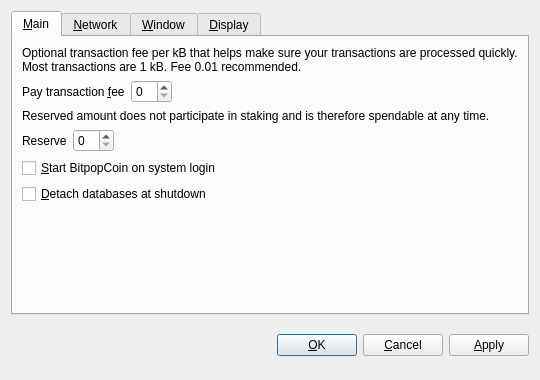
<?xml version="1.0" encoding="UTF-8"?>
<ui version="4.0">
 <class>OptionsDialog</class>
 <widget class="QDialog" name="OptionsDialog">
  <property name="geometry">
   <rect>
    <x>0</x>
    <y>0</y>
    <width>540</width>
    <height>380</height>
   </rect>
  </property>
  <property name="windowTitle">
   <string>Options</string>
  </property>
  <property name="modal">
   <bool>true</bool>
  </property>
  <layout class="QVBoxLayout" name="verticalLayout">
   <item>
    <widget class="QTabWidget" name="tabWidget">
     <property name="tabPosition">
      <enum>QTabWidget::North</enum>
     </property>
     <property name="currentIndex">
      <number>0</number>
     </property>
     <widget class="QWidget" name="tabMain">
      <attribute name="title">
       <string>&amp;Main</string>
      </attribute>
      <layout class="QVBoxLayout" name="verticalLayout_Main">
       <item>
        <widget class="QLabel" name="transactionFeeInfoLabel">
         <property name="text">
          <string>Optional transaction fee per kB that helps make sure your transactions are processed quickly. Most transactions are 1 kB. Fee 0.01 recommended.</string>
         </property>
         <property name="textFormat">
          <enum>Qt::PlainText</enum>
         </property>
         <property name="wordWrap">
          <bool>true</bool>
         </property>
        </widget>
       </item>
       <item>
        <layout class="QHBoxLayout" name="horizontalLayoutFee">
         <item>
          <widget class="QLabel" name="transactionFeeLabel">
           <property name="text">
            <string>Pay transaction &amp;fee</string>
           </property>
           <property name="textFormat">
            <enum>Qt::PlainText</enum>
           </property>
           <property name="buddy">
            <cstring>transactionFee</cstring>
           </property>
          </widget>
         </item>
         <item>
          <widget class="BitcoinAmountField" name="transactionFee"/>
         </item>
         <item>
          <spacer name="horizontalSpacerFee">
           <property name="orientation">
            <enum>Qt::Horizontal</enum>
           </property>
           <property name="sizeHint" stdset="0">
            <size>
             <width>40</width>
             <height>20</height>
            </size>
           </property>
          </spacer>
         </item>
        </layout>
       </item>
       <item>
        <widget class="QLabel" name="reserveBalanceInfoLabel">
         <property name="text">
          <string>Reserved amount does not participate in staking and is therefore spendable at any time.</string>
         </property>
         <property name="textFormat">
          <enum>Qt::PlainText</enum>
         </property>
         <property name="wordWrap">
          <bool>true</bool>
         </property>
        </widget>
       </item>
       <item>
        <layout class="QHBoxLayout" name="horizontalLayoutReserveBalance">
         <item>
          <widget class="QLabel" name="reserveBalanceLabel">
           <property name="text">
            <string>Reserve</string>
           </property>
           <property name="textFormat">
            <enum>Qt::PlainText</enum>
           </property>
           <property name="buddy">
            <cstring>reserveBalance</cstring>
           </property>
          </widget>
         </item>
         <item>
          <widget class="BitcoinAmountField" name="reserveBalance"/>
         </item>
         <item>
          <spacer name="horizontalSpacerReserveBalance">
           <property name="orientation">
            <enum>Qt::Horizontal</enum>
           </property>
           <property name="sizeHint" stdset="0">
            <size>
             <width>40</width>
             <height>20</height>
            </size>
           </property>
          </spacer>
         </item>
        </layout>
       </item>
       <item>
        <widget class="QCheckBox" name="bitcoinAtStartup">
         <property name="toolTip">
          <string>Automatically start BitpopCoin after logging in to the system.</string>
         </property>
         <property name="text">
          <string>&amp;Start BitpopCoin on system login</string>
         </property>
        </widget>
       </item>
       <item>
        <widget class="QCheckBox" name="detachDatabases">
         <property name="toolTip">
          <string>Detach block and address databases at shutdown. This means they can be moved to another data directory, but it slows down shutdown. The wallet is always detached.</string>
         </property>
         <property name="text">
          <string>&amp;Detach databases at shutdown</string>
         </property>
        </widget>
       </item>
       <item>
        <spacer name="verticalSpacer_Main">
         <property name="orientation">
          <enum>Qt::Vertical</enum>
         </property>
         <property name="sizeHint" stdset="0">
          <size>
           <width>20</width>
           <height>40</height>
          </size>
         </property>
        </spacer>
       </item>
      </layout>
     </widget>
     <widget class="QWidget" name="tabNetwork">
      <attribute name="title">
       <string>&amp;Network</string>
      </attribute>
      <layout class="QVBoxLayout" name="verticalLayout_Network">
       <item>
        <widget class="QCheckBox" name="mapPortUpnp">
         <property name="toolTip">
          <string>Automatically open the BitpopCoin client port on the router. This only works when your router supports UPnP and it is enabled.</string>
         </property>
         <property name="text">
          <string>Map port using &amp;UPnP</string>
         </property>
        </widget>
       </item>
       <item>
        <widget class="QCheckBox" name="connectSocks">
         <property name="toolTip">
          <string>Connect to the BitpopCoin network through a SOCKS proxy (e.g. when connecting through Tor).</string>
         </property>
         <property name="text">
          <string>&amp;Connect through SOCKS proxy:</string>
         </property>
        </widget>
       </item>
       <item>
        <layout class="QHBoxLayout" name="horizontalLayout_Network">
         <item>
          <widget class="QLabel" name="proxyIpLabel">
           <property name="text">
            <string>Proxy &amp;IP:</string>
           </property>
           <property name="textFormat">
            <enum>Qt::PlainText</enum>
           </property>
           <property name="buddy">
            <cstring>proxyIp</cstring>
           </property>
          </widget>
         </item>
         <item>
          <widget class="QValidatedLineEdit" name="proxyIp">
           <property name="maximumSize">
            <size>
             <width>140</width>
             <height>16777215</height>
            </size>
           </property>
           <property name="toolTip">
            <string>IP address of the proxy (e.g. 127.0.0.1)</string>
           </property>
          </widget>
         </item>
         <item>
          <widget class="QLabel" name="proxyPortLabel">
           <property name="text">
            <string>&amp;Port:</string>
           </property>
           <property name="textFormat">
            <enum>Qt::PlainText</enum>
           </property>
           <property name="buddy">
            <cstring>proxyPort</cstring>
           </property>
          </widget>
         </item>
         <item>
          <widget class="QLineEdit" name="proxyPort">
           <property name="maximumSize">
            <size>
             <width>55</width>
             <height>16777215</height>
            </size>
           </property>
           <property name="toolTip">
            <string>Port of the proxy (e.g. 9050)</string>
           </property>
          </widget>
         </item>
         <item>
          <widget class="QLabel" name="socksVersionLabel">
           <property name="text">
            <string>SOCKS &amp;Version:</string>
           </property>
           <property name="textFormat">
            <enum>Qt::PlainText</enum>
           </property>
           <property name="buddy">
            <cstring>socksVersion</cstring>
           </property>
          </widget>
         </item>
         <item>
          <widget class="QValueComboBox" name="socksVersion">
           <property name="toolTip">
            <string>SOCKS version of the proxy (e.g. 5)</string>
           </property>
          </widget>
         </item>
         <item>
          <spacer name="horizontalSpacer_Network">
           <property name="orientation">
            <enum>Qt::Horizontal</enum>
           </property>
           <property name="sizeHint" stdset="0">
            <size>
             <width>40</width>
             <height>20</height>
            </size>
           </property>
          </spacer>
         </item>
        </layout>
       </item>
       <item>
        <spacer name="verticalSpacer_Network">
         <property name="orientation">
          <enum>Qt::Vertical</enum>
         </property>
         <property name="sizeHint" stdset="0">
          <size>
           <width>20</width>
           <height>40</height>
          </size>
         </property>
        </spacer>
       </item>
      </layout>
     </widget>
     <widget class="QWidget" name="tabWindow">
      <attribute name="title">
       <string>&amp;Window</string>
      </attribute>
      <layout class="QVBoxLayout" name="verticalLayout_Window">
       <item>
        <widget class="QCheckBox" name="minimizeToTray">
         <property name="toolTip">
          <string>Show only a tray icon after minimizing the window.</string>
         </property>
         <property name="text">
          <string>&amp;Minimize to the tray instead of the taskbar</string>
         </property>
        </widget>
       </item>
       <item>
        <widget class="QCheckBox" name="minimizeOnClose">
         <property name="toolTip">
          <string>Minimize instead of exit the application when the window is closed. When this option is enabled, the application will be closed only after selecting Quit in the menu.</string>
         </property>
         <property name="text">
          <string>M&amp;inimize on close</string>
         </property>
        </widget>
       </item>
       <item>
        <spacer name="verticalSpacer_Window">
         <property name="orientation">
          <enum>Qt::Vertical</enum>
         </property>
         <property name="sizeHint" stdset="0">
          <size>
           <width>20</width>
           <height>40</height>
          </size>
         </property>
        </spacer>
       </item>
      </layout>
     </widget>
     <widget class="QWidget" name="tabDisplay">
      <attribute name="title">
       <string>&amp;Display</string>
      </attribute>
      <layout class="QVBoxLayout" name="verticalLayout_Display">
       <item>
        <layout class="QHBoxLayout" name="horizontalLayout_1_Display">
         <item>
          <widget class="QLabel" name="langLabel">
           <property name="text">
            <string>User Interface &amp;language:</string>
           </property>
           <property name="textFormat">
            <enum>Qt::PlainText</enum>
           </property>
           <property name="buddy">
            <cstring>lang</cstring>
           </property>
          </widget>
         </item>
         <item>
          <widget class="QValueComboBox" name="lang">
           <property name="toolTip">
            <string>The user interface language can be set here. This setting will take effect after restarting BitpopCoin.</string>
           </property>
          </widget>
         </item>
        </layout>
       </item>
       <item>
        <layout class="QHBoxLayout" name="horizontalLayout_2_Display">
         <item>
          <widget class="QLabel" name="unitLabel">
           <property name="text">
            <string>&amp;Unit to show amounts in:</string>
           </property>
           <property name="textFormat">
            <enum>Qt::PlainText</enum>
           </property>
           <property name="buddy">
            <cstring>unit</cstring>
           </property>
          </widget>
         </item>
         <item>
          <widget class="QValueComboBox" name="unit">
           <property name="toolTip">
            <string>Choose the default subdivision unit to show in the interface and when sending coins.</string>
           </property>
          </widget>
         </item>
        </layout>
       </item>
       <item>
        <widget class="QCheckBox" name="displayAddresses">
         <property name="toolTip">
          <string>Whether to show BitpopCoin addresses in the transaction list or not.</string>
         </property>
         <property name="text">
          <string>&amp;Display addresses in transaction list</string>
         </property>
        </widget>
       </item>
       <item>
        <widget class="QCheckBox" name="coinControlFeatures">
         <property name="toolTip">
          <string>Whether to show coin control features or not.</string>
         </property>
         <property name="text">
          <string>Display coin &amp;control features (experts only!)</string>
         </property>
        </widget>
       </item>
       <item>
        <spacer name="verticalSpacer_Display">
         <property name="orientation">
          <enum>Qt::Vertical</enum>
         </property>
         <property name="sizeHint" stdset="0">
          <size>
           <width>20</width>
           <height>40</height>
          </size>
         </property>
        </spacer>
       </item>
      </layout>
     </widget>
    </widget>
   </item>
   <item>
    <layout class="QHBoxLayout" name="horizontalLayout_Buttons">
     <item>
      <spacer name="horizontalSpacer_1">
       <property name="orientation">
        <enum>Qt::Horizontal</enum>
       </property>
       <property name="sizeHint" stdset="0">
        <size>
         <width>40</width>
         <height>48</height>
        </size>
       </property>
      </spacer>
     </item>
     <item>
      <widget class="QLabel" name="statusLabel">
       <property name="font">
        <font>
         <weight>75</weight>
         <bold>true</bold>
        </font>
       </property>
       <property name="text">
        <string/>
       </property>
       <property name="textFormat">
        <enum>Qt::PlainText</enum>
       </property>
       <property name="wordWrap">
        <bool>true</bool>
       </property>
      </widget>
     </item>
     <item>
      <spacer name="horizontalSpacer_2">
       <property name="orientation">
        <enum>Qt::Horizontal</enum>
       </property>
       <property name="sizeHint" stdset="0">
        <size>
         <width>40</width>
         <height>48</height>
        </size>
       </property>
      </spacer>
     </item>
     <item>
      <widget class="QPushButton" name="okButton">
       <property name="text">
        <string>&amp;OK</string>
       </property>
      </widget>
     </item>
     <item>
      <widget class="QPushButton" name="cancelButton">
       <property name="text">
        <string>&amp;Cancel</string>
       </property>
       <property name="autoDefault">
        <bool>false</bool>
       </property>
      </widget>
     </item>
     <item>
      <widget class="QPushButton" name="applyButton">
       <property name="text">
        <string>&amp;Apply</string>
       </property>
       <property name="autoDefault">
        <bool>false</bool>
       </property>
      </widget>
     </item>
    </layout>
   </item>
  </layout>
 </widget>
 <customwidgets>
  <customwidget>
   <class>BitcoinAmountField</class>
   <extends>QSpinBox</extends>
   <header>bitcoinamountfield.h</header>
  </customwidget>
  <customwidget>
   <class>QValueComboBox</class>
   <extends>QComboBox</extends>
   <header>qvaluecombobox.h</header>
  </customwidget>
  <customwidget>
   <class>QValidatedLineEdit</class>
   <extends>QLineEdit</extends>
   <header>qvalidatedlineedit.h</header>
  </customwidget>
 </customwidgets>
 <resources/>
 <connections/>
</ui>
